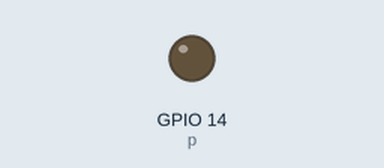
The program below on a simulated Raspberry Pi (BCM pin numbers). Shown: output pins drawn as LEDs (lit = HIGH).

Above: at 0.05 s.
At 0.8 s:
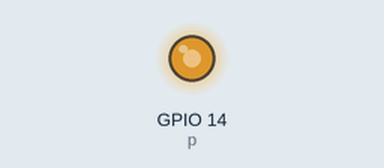
At 2.5 s:
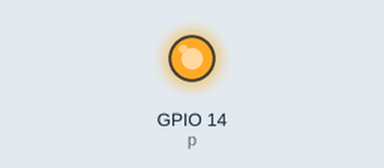
At 5.0 s:
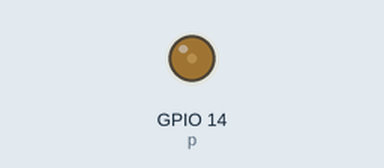
Timing chart, 0 to 10.7 s (numbered marks = the images above):
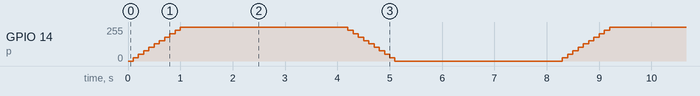

The program:

shadowboxing2.py
```python
import RPi.GPIO as GPIO
import time

GPIO.setmode(GPIO.BCM)
GPIO.setwarnings(False)

led_pins = [14,15]

GPIO.setup(14, GPIO.OUT)


p = GPIO.PWM(14, 50)
p.start(0)

try:
    while True:
        for dc in range(0,101,10):
            p.ChangeDutyCycle(dc)
            time.sleep(0.1)

        time.sleep(3)

        for dc in range(100, -1,-10):
            p.ChangeDutyCycle(dc)
            time.sleep(0.1)

        time.sleep(3)
except KeyboardInterrupt:
    print("keyinterr")
finally:
    p.stop()
    GPIO.cleanup()
```
